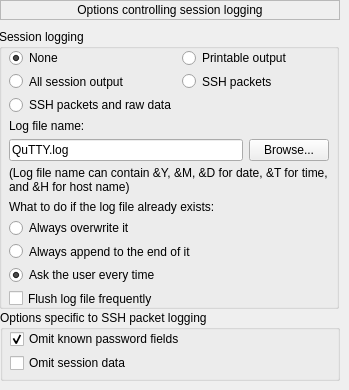
   <widget class="QWidget" name="page_2">
    <widget class="QLabel" name="label_2">
     <property name="geometry">
      <rect>
       <x>0</x>
       <y>0</y>
       <width>340</width>
       <height>20</height>
      </rect>
     </property>
     <property name="layoutDirection">
      <enum>Qt::LeftToRight</enum>
     </property>
     <property name="frameShape">
      <enum>QFrame::StyledPanel</enum>
     </property>
     <property name="text">
      <string>Options controlling session logging</string>
     </property>
     <property name="alignment">
      <set>Qt::AlignCenter</set>
     </property>
    </widget>
    <widget class="QGroupBox" name="groupBox_4">
     <property name="geometry">
      <rect>
       <x>-1</x>
       <y>29</y>
       <width>340</width>
       <height>280</height>
      </rect>
     </property>
     <property name="title">
      <string>Session logging</string>
     </property>
     <widget class="QLabel" name="label_3">
      <property name="geometry">
       <rect>
        <x>10</x>
        <y>89</y>
        <width>101</width>
        <height>16</height>
       </rect>
      </property>
      <property name="text">
       <string>Log file name:</string>
      </property>
     </widget>
     <widget class="QLabel" name="label_4">
      <property name="geometry">
       <rect>
        <x>10</x>
        <y>130</y>
        <width>320</width>
        <height>41</height>
       </rect>
      </property>
      <property name="lineWidth">
       <number>1</number>
      </property>
      <property name="text">
       <string>(Log file name can contain &amp;Y, &amp;M, &amp;D for date, &amp;T for time, and &amp;H for host name)</string>
      </property>
      <property name="textFormat">
       <enum>Qt::PlainText</enum>
      </property>
      <property name="scaledContents">
       <bool>false</bool>
      </property>
      <property name="wordWrap">
       <bool>true</bool>
      </property>
     </widget>
     <widget class="QLabel" name="label_6">
      <property name="geometry">
       <rect>
        <x>10</x>
        <y>170</y>
        <width>221</width>
        <height>16</height>
       </rect>
      </property>
      <property name="text">
       <string>What to do if the log file already exists:</string>
      </property>
     </widget>
     <widget class="QWidget" name="layoutWidget3">
      <property name="geometry">
       <rect>
        <x>10</x>
        <y>20</y>
        <width>320</width>
        <height>65</height>
       </rect>
      </property>
      <layout class="QFormLayout" name="formLayout">
       <item row="0" column="0">
        <widget class="QRadioButton" name="rb_sessionlog_none">
         <property name="text">
          <string>None</string>
         </property>
         <property name="checked">
          <bool>true</bool>
         </property>
         <attribute name="buttonGroup">
          <string notr="true">gp_seslog</string>
         </attribute>
        </widget>
       </item>
       <item row="0" column="1">
        <widget class="QRadioButton" name="rb_sessionlog_printout">
         <property name="text">
          <string>Printable output</string>
         </property>
         <attribute name="buttonGroup">
          <string notr="true">gp_seslog</string>
         </attribute>
        </widget>
       </item>
       <item row="1" column="0">
        <widget class="QRadioButton" name="rb_sessionlog_alloutput">
         <property name="text">
          <string>All session output</string>
         </property>
         <attribute name="buttonGroup">
          <string notr="true">gp_seslog</string>
         </attribute>
        </widget>
       </item>
       <item row="1" column="1">
        <widget class="QRadioButton" name="rb_sessionlog_sshpacket">
         <property name="text">
          <string>SSH packets</string>
         </property>
         <attribute name="buttonGroup">
          <string notr="true">gp_seslog</string>
         </attribute>
        </widget>
       </item>
       <item row="2" column="0">
        <widget class="QRadioButton" name="rb_sessionlog_rawdata">
         <property name="text">
          <string>SSH packets and raw data</string>
         </property>
         <attribute name="buttonGroup">
          <string notr="true">gp_seslog</string>
         </attribute>
        </widget>
       </item>
      </layout>
     </widget>
     <widget class="QWidget" name="layoutWidget4">
      <property name="geometry">
       <rect>
        <x>10</x>
        <y>190</y>
        <width>320</width>
        <height>88</height>
       </rect>
      </property>
      <layout class="QVBoxLayout" name="verticalLayout">
       <item>
        <widget class="QRadioButton" name="rb_sessionlog_overwrite">
         <property name="text">
          <string>Always overwrite it</string>
         </property>
         <attribute name="buttonGroup">
          <string notr="true">gp_logfile</string>
         </attribute>
        </widget>
       </item>
       <item>
        <widget class="QRadioButton" name="rb_sessionlog_append">
         <property name="text">
          <string>Always append to the end of it</string>
         </property>
         <attribute name="buttonGroup">
          <string notr="true">gp_logfile</string>
         </attribute>
        </widget>
       </item>
       <item>
        <widget class="QRadioButton" name="rb_sessionlog_askuser">
         <property name="text">
          <string>Ask the user every time</string>
         </property>
         <property name="checked">
          <bool>true</bool>
         </property>
         <attribute name="buttonGroup">
          <string notr="true">gp_logfile</string>
         </attribute>
        </widget>
       </item>
       <item>
        <widget class="QCheckBox" name="chb_sessionlog_flush">
         <property name="text">
          <string>Flush log file frequently</string>
         </property>
         <property name="checked">
          <bool>false</bool>
         </property>
        </widget>
       </item>
      </layout>
     </widget>
     <widget class="QWidget" name="layoutWidget41">
      <property name="geometry">
       <rect>
        <x>10</x>
        <y>109</y>
        <width>320</width>
        <height>25</height>
       </rect>
      </property>
      <layout class="QHBoxLayout" name="horizontalLayout_4">
       <item>
        <widget class="QLineEdit" name="le_sessionlog_filename">
         <property name="text">
          <string>QuTTY.log</string>
         </property>
        </widget>
       </item>
       <item>
        <widget class="QPushButton" name="pushButton_5">
         <property name="text">
          <string>Browse...</string>
         </property>
        </widget>
       </item>
      </layout>
     </widget>
    </widget>
    <widget class="QGroupBox" name="groupBox_5">
     <property name="geometry">
      <rect>
       <x>0</x>
       <y>310</y>
       <width>340</width>
       <height>71</height>
      </rect>
     </property>
     <property name="title">
      <string>Options specific to SSH packet logging</string>
     </property>
     <widget class="QWidget" name="layoutWidget5">
      <property name="geometry">
       <rect>
        <x>10</x>
        <y>20</y>
        <width>320</width>
        <height>42</height>
       </rect>
      </property>
      <layout class="QVBoxLayout" name="verticalLayout_2">
       <item>
        <widget class="QCheckBox" name="chb_sessionlog_omitpasswd">
         <property name="text">
          <string>Omit known password fields</string>
         </property>
         <property name="checked">
          <bool>true</bool>
         </property>
        </widget>
       </item>
       <item>
        <widget class="QCheckBox" name="chb_sessionlog_omitdata">
         <property name="text">
          <string>Omit session data</string>
         </property>
        </widget>
       </item>
      </layout>
     </widget>
    </widget>
   </widget>
